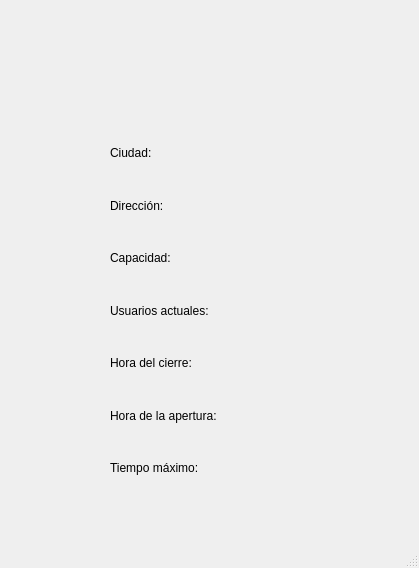
<?xml version="1.0" encoding="UTF-8"?>
<ui version="4.0">
 <class>MainWindow</class>
 <widget class="QMainWindow" name="MainWindow">
  <property name="geometry">
   <rect>
    <x>0</x>
    <y>0</y>
    <width>419</width>
    <height>568</height>
   </rect>
  </property>
  <property name="windowTitle">
   <string>MainWindow</string>
  </property>
  <widget class="QWidget" name="centralwidget">
   <widget class="QWidget" name="gridLayoutWidget">
    <property name="geometry">
     <rect>
      <x>110</x>
      <y>130</y>
      <width>211</width>
      <height>361</height>
     </rect>
    </property>
    <layout class="QGridLayout" name="gridLayout">
     <item row="2" column="0">
      <widget class="QLabel" name="label_3">
       <property name="text">
        <string>Capacidad:</string>
       </property>
      </widget>
     </item>
     <item row="4" column="0">
      <widget class="QLabel" name="label_7">
       <property name="text">
        <string>Hora del cierre:</string>
       </property>
      </widget>
     </item>
     <item row="5" column="0">
      <widget class="QLabel" name="label_9">
       <property name="text">
        <string>Hora de la apertura:</string>
       </property>
      </widget>
     </item>
     <item row="1" column="1">
      <widget class="QLabel" name="label_2">
       <property name="text">
        <string/>
       </property>
      </widget>
     </item>
     <item row="2" column="1">
      <widget class="QLabel" name="label_4">
       <property name="text">
        <string/>
       </property>
      </widget>
     </item>
     <item row="1" column="0">
      <widget class="QLabel" name="label">
       <property name="text">
        <string>Dirección:</string>
       </property>
      </widget>
     </item>
     <item row="3" column="0">
      <widget class="QLabel" name="label_5">
       <property name="text">
        <string>Usuarios actuales:</string>
       </property>
      </widget>
     </item>
     <item row="6" column="1">
      <widget class="QLabel" name="label_12">
       <property name="text">
        <string/>
       </property>
      </widget>
     </item>
     <item row="3" column="1">
      <widget class="QLabel" name="label_6">
       <property name="text">
        <string/>
       </property>
      </widget>
     </item>
     <item row="6" column="0">
      <widget class="QLabel" name="label_11">
       <property name="text">
        <string>Tiempo máximo:</string>
       </property>
      </widget>
     </item>
     <item row="4" column="1">
      <widget class="QLabel" name="label_8">
       <property name="text">
        <string/>
       </property>
      </widget>
     </item>
     <item row="5" column="1">
      <widget class="QLabel" name="label_10">
       <property name="text">
        <string/>
       </property>
      </widget>
     </item>
     <item row="0" column="0">
      <widget class="QLabel" name="label_13">
       <property name="text">
        <string>Ciudad:</string>
       </property>
      </widget>
     </item>
     <item row="0" column="1">
      <widget class="QLabel" name="label_14">
       <property name="text">
        <string/>
       </property>
      </widget>
     </item>
    </layout>
   </widget>
   <widget class="QLabel" name="label_15">
    <property name="geometry">
     <rect>
      <x>170</x>
      <y>20</y>
      <width>101</width>
      <height>91</height>
     </rect>
    </property>
    <property name="text">
     <string>&lt;html&gt;&lt;head/&gt;&lt;body&gt;&lt;p&gt;&lt;img src=&quot;:/Logo/Logo.png&quot; width=&quot;100&quot; height=&quot;100&quot;/&gt;&lt;/p&gt;&lt;/body&gt;&lt;/html&gt;</string>
    </property>
   </widget>
  </widget>
  <widget class="QMenuBar" name="menubar">
   <property name="geometry">
    <rect>
     <x>0</x>
     <y>0</y>
     <width>419</width>
     <height>21</height>
    </rect>
   </property>
  </widget>
  <widget class="QStatusBar" name="statusbar"/>
 </widget>
 <resources>
  <include location="../Others/Resources.qrc"/>
 </resources>
 <connections/>
</ui>
